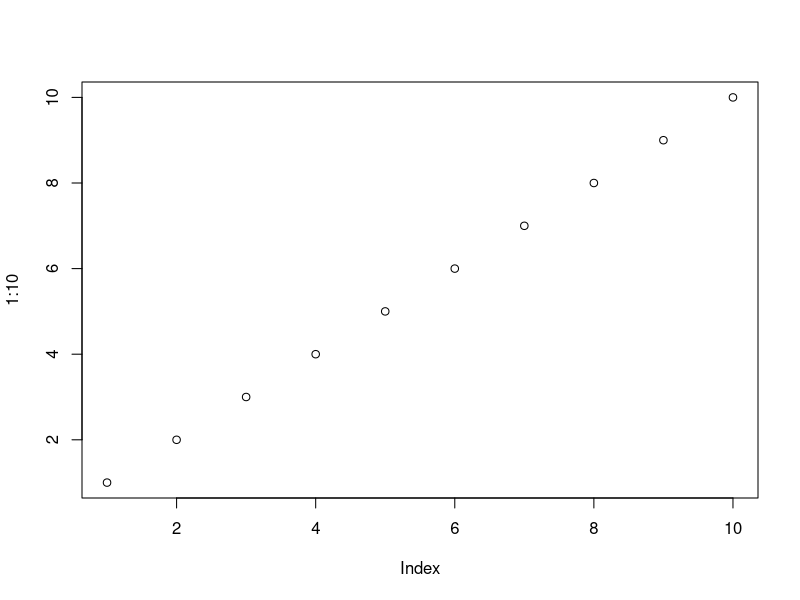
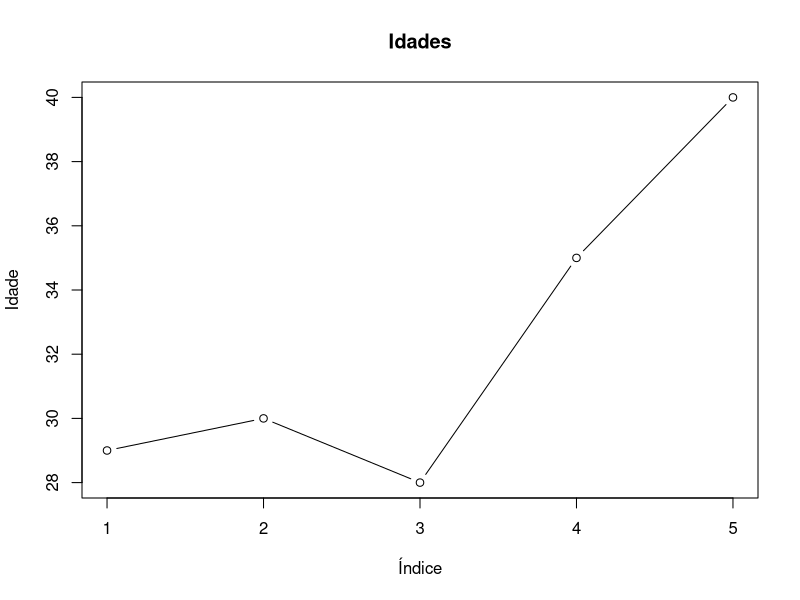
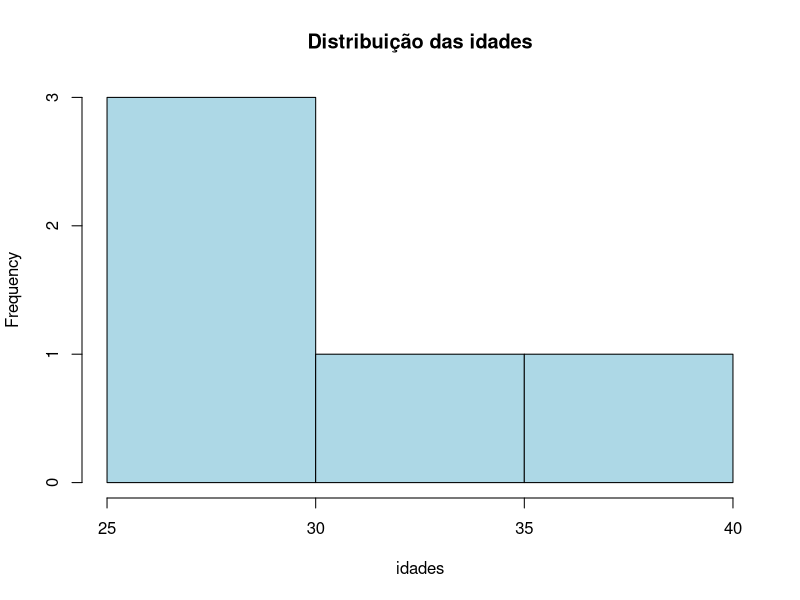

Here is the R script that generated these plots, in order:
## ---- chunk 1

vetor <- c(1, 2, 3, 4, 5)

vetor <- 1:10

vetor[]
## ---- chunk 2

lista <- list(
  nome = "Vitor Theodoro",
  idade = 29,
  curso = "Engenharia de Telecomunicações"
)


lista $ nome
lista $ curso
lista $ idade

## ---- chunk 3
# <- atribuição

x <- 10

# x == 10 comparação

x == 10


## ---- chunk 4
numeros <- c(2, 4, 6, 8)

mean(numeros)
sum(numeros)

## ---- chunk 5
# Gráfico básico
plot(1:10)


# Criando vetor de exemplo
idades <- c(29, 30, 28, 35, 40)

plot(idades, type = "b",
     main = "Idades",
     xlab = "Índice",
     ylab = "Idade")


# Histograma

hist(idades,
     main = "Distribuição das idades",
     col = "lightblue")
